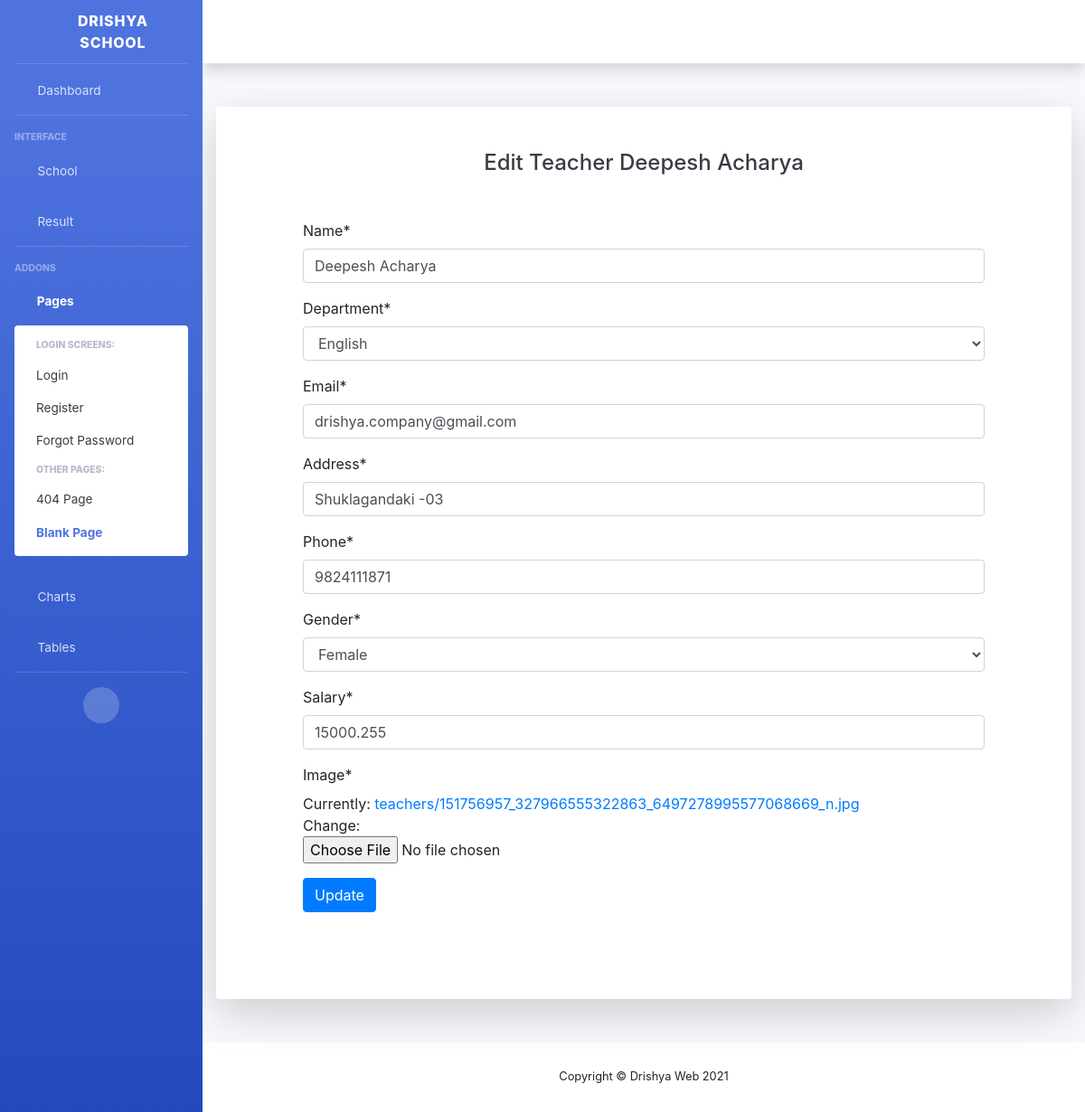
The app's page /update-teacher/7 with its own data.
### school/models.py (models this page shows, shortened)
class Teacher(models.Model):
    genders = [
        ('Male', 'Male'),
        ('Female' , 'Female'),
        ('Others', 'Others')
    ]
    name = models.CharField(max_length=254)
    department = models.ForeignKey(Department , on_delete=models.CASCADE)
    email = models.CharField(max_length=254 , default=None)
    address = models.CharField(max_length=254 )
    phone = models.CharField(max_length=254)
    gender = models.CharField(max_length=10, choices=genders)
    salary = models.FloatField()
    image = models.ImageField(null=True , upload_to='teachers/')

class Department(models.Model):
    name = models.CharField(max_length=200)
    created_at = models.DateTimeField(auto_now_add=True)
    def __str__(self):
        return self.name

### school/views.py (the view, shortened to what this page needs)
# urls.py: path('update-teacher/<int:pk>', views.UpdateTeacher.as_view(), name="update-teacher"),
class UpdateTeacher( UpdateView):
    model = Teacher
    fields = ('__all__')

### school/templates/school/teacher_form.html (shortened to what this page needs)
{% include "dashboard/header.html" %}
{% load crispy_forms_tags %}
<div class="container">
    <div class="card o-hidden border-0 shadow-lg my-5">
        <div class="card-body p-0">
            <div class="row d-flex justify-content-center">
                <div class="col-md-12">
                    <div class="p-5">
                        <div class="text-center">
                            <h1 class="h4 text-gray-900 mb-4">Edit Teacher {{teacher.name}}</h1>
                        </div>
                        <form class="  m-5" method="POST" action='' enctype="multipart/form-data">
                            {{form | crispy}}
                            <button type="submit" class="btn btn-primary">Update</button>
                    </form>
                    </div>
                </div>
            </div>
        </div>
    </div>
</div>
{% include "dashboard/footer.html" %}

### records on screen
Teacher: name "Deepesh Acharya", department "English", email "drishya.company@gmail.com", address "Shuklagandaki -03", phone "9824111871", gender "Female", salary "15000.255"
